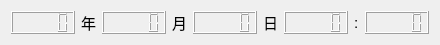
  <widget class="QWidget" name="horizontalLayoutWidget">
   <property name="geometry">
    <rect>
     <x>430</x>
     <y>10</y>
     <width>423</width>
     <height>31</height>
    </rect>
   </property>
   <layout class="QHBoxLayout" name="horizontalLayout">
    <item>
     <widget class="QLCDNumber" name="year">
      <property name="font">
       <font>
        <weight>75</weight>
        <bold>true</bold>
       </font>
      </property>
     </widget>
    </item>
    <item>
     <widget class="QLabel" name="label_10">
      <property name="font">
       <font>
        <pointsize>11</pointsize>
       </font>
      </property>
      <property name="text">
       <string>年</string>
      </property>
     </widget>
    </item>
    <item>
     <widget class="QLCDNumber" name="month">
      <property name="font">
       <font>
        <weight>75</weight>
        <bold>true</bold>
       </font>
      </property>
     </widget>
    </item>
    <item>
     <widget class="QLabel" name="label_12">
      <property name="font">
       <font>
        <pointsize>11</pointsize>
       </font>
      </property>
      <property name="text">
       <string>月</string>
      </property>
     </widget>
    </item>
    <item>
     <widget class="QLCDNumber" name="day">
      <property name="font">
       <font>
        <weight>75</weight>
        <bold>true</bold>
       </font>
      </property>
     </widget>
    </item>
    <item>
     <widget class="QLabel" name="label_13">
      <property name="font">
       <font>
        <pointsize>11</pointsize>
       </font>
      </property>
      <property name="text">
       <string>日</string>
      </property>
     </widget>
    </item>
    <item>
     <widget class="QLCDNumber" name="hour">
      <property name="font">
       <font>
        <weight>75</weight>
        <bold>true</bold>
       </font>
      </property>
     </widget>
    </item>
    <item>
     <widget class="QLabel" name="label_14">
      <property name="font">
       <font>
        <pointsize>11</pointsize>
       </font>
      </property>
      <property name="text">
       <string>:</string>
      </property>
     </widget>
    </item>
    <item>
     <widget class="QLCDNumber" name="min">
      <property name="font">
       <font>
        <weight>75</weight>
        <bold>true</bold>
       </font>
      </property>
     </widget>
    </item>
   </layout>
  </widget>
